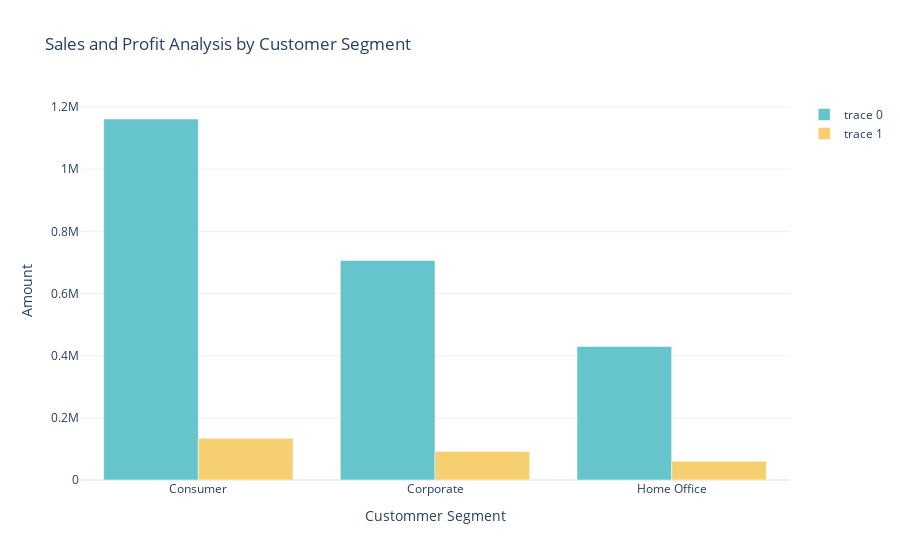

Source (notebook cell):
### Markdown cell above
# Sales and Profit - Costumer Segment

### Code cell
sales_profit_by_segment = data.groupby('Segment').agg({'Sales':'sum','Profit':'sum'}).reset_index()

color_palette = colors.qualitative.Pastel

fig = go.Figure()
fig.add_trace(go.Bar(x=sales_profit_by_segment['Segment'],
                    y=sales_profit_by_segment['Sales'],
                    marker_color=color_palette[0]))

fig.add_trace(go.Bar(x=sales_profit_by_segment['Segment'],
                    y=sales_profit_by_segment['Profit'],
                    marker_color=color_palette[1]))

fig.update_layout(title='Sales and Profit Analysis by Customer Segment',
                 xaxis_title='Custommer Segment',yaxis_title='Amount')
fig.show()

### Figure 1 — Plotly figure (JSON) as saved in the notebook; plotly's stock layout.template omitted (floating-point values rounded to 4 significant figures)
{"data": [{"marker": {"color": "rgb(102, 197, 204)"}, "type": "bar", "x": ["Consumer", "Corporate", "Home Office"], "y": [1161000.0, 706100.0, 429700.0]}, {"marker": {"color": "rgb(246, 207, 113)"}, "type": "bar", "x": ["Consumer", "Corporate", "Home Office"], "y": [134100.0, 91980.0, 60300.0]}], "layout": {"autosize": true, "title": {"text": "Sales and Profit Analysis by Customer Segment"}, "xaxis": {"autorange": true, "range": [-0.5, 2.5], "title": {"text": "Custommer Segment"}, "type": "category"}, "yaxis": {"autorange": true, "range": [0, 1223000.0], "title": {"text": "Amount"}, "type": "linear"}}}
